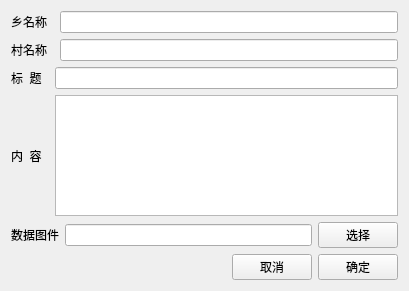
<?xml version="1.0" encoding="UTF-8"?>
<ui version="4.0">
 <class>shujutujian</class>
 <widget class="QWidget" name="shujutujian">
  <property name="geometry">
   <rect>
    <x>0</x>
    <y>0</y>
    <width>409</width>
    <height>291</height>
   </rect>
  </property>
  <property name="baseSize">
   <size>
    <width>400</width>
    <height>400</height>
   </size>
  </property>
  <property name="windowTitle">
   <string>数据图件录入</string>
  </property>
  <layout class="QGridLayout" name="gridLayout">
   <item row="0" column="0">
    <layout class="QHBoxLayout" name="horizontalLayout">
     <item>
      <widget class="QLabel" name="label">
       <property name="text">
        <string>乡名称  </string>
       </property>
      </widget>
     </item>
     <item>
      <widget class="QLineEdit" name="xiangEdit"/>
     </item>
    </layout>
   </item>
   <item row="1" column="0">
    <layout class="QHBoxLayout" name="horizontalLayout_2">
     <item>
      <widget class="QLabel" name="label_2">
       <property name="text">
        <string>村名称  </string>
       </property>
      </widget>
     </item>
     <item>
      <widget class="QLineEdit" name="cunEdit"/>
     </item>
    </layout>
   </item>
   <item row="2" column="0">
    <layout class="QHBoxLayout" name="horizontalLayout_3">
     <item>
      <widget class="QLabel" name="label_3">
       <property name="text">
        <string>标  题  </string>
       </property>
      </widget>
     </item>
     <item>
      <widget class="QLineEdit" name="titleEdit"/>
     </item>
    </layout>
   </item>
   <item row="3" column="0">
    <layout class="QHBoxLayout" name="horizontalLayout_4">
     <item>
      <widget class="QLabel" name="label_4">
       <property name="text">
        <string>内  容  </string>
       </property>
      </widget>
     </item>
     <item>
      <widget class="QTextEdit" name="contentEdit">
       <property name="baseSize">
        <size>
         <width>400</width>
         <height>0</height>
        </size>
       </property>
      </widget>
     </item>
    </layout>
   </item>
   <item row="4" column="0">
    <layout class="QHBoxLayout" name="horizontalLayout_5">
     <item>
      <widget class="QLabel" name="label_5">
       <property name="text">
        <string>数据图件</string>
       </property>
      </widget>
     </item>
     <item>
      <widget class="QLineEdit" name="pathEdit"/>
     </item>
     <item>
      <widget class="QPushButton" name="chooseBtn">
       <property name="text">
        <string>选择</string>
       </property>
      </widget>
     </item>
    </layout>
   </item>
   <item row="5" column="0">
    <layout class="QHBoxLayout" name="horizontalLayout_6">
     <item>
      <spacer name="horizontalSpacer">
       <property name="orientation">
        <enum>Qt::Horizontal</enum>
       </property>
       <property name="sizeHint" stdset="0">
        <size>
         <width>40</width>
         <height>20</height>
        </size>
       </property>
      </spacer>
     </item>
     <item>
      <widget class="QPushButton" name="cancelBtn">
       <property name="text">
        <string>取消</string>
       </property>
      </widget>
     </item>
     <item>
      <widget class="QPushButton" name="nextBtn">
       <property name="text">
        <string>确定</string>
       </property>
      </widget>
     </item>
    </layout>
   </item>
  </layout>
 </widget>
 <resources/>
 <connections/>
</ui>
